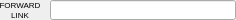
        <widget class="PyDMFrame" name="composite_4">
          <property name="geometry">
            <rect>
              <x>5</x>
              <y>418</y>
              <width>236</width>
              <height>20</height>
            </rect>
          </property>
          <property name="sizePolicy">
            <sizepolicy hsizetype="Ignored" vsizetype="Ignored">
              <horstretch>0</horstretch>
              <verstretch>0</verstretch>
            </sizepolicy>
          </property>
          <layout class="QGridLayout" name="gridLayout_5" columnstretch="40,10,186" rowstretch="10,10">
            <property name="leftMargin">
              <number>0</number>
            </property>
            <property name="topMargin">
              <number>0</number>
            </property>
            <property name="rightMargin">
              <number>0</number>
            </property>
            <property name="bottomMargin">
              <number>0</number>
            </property>
            <property name="horizontalSpacing">
              <number>0</number>
            </property>
            <property name="verticalSpacing">
              <number>0</number>
            </property>
            <item row="0" column="2" rowspan="2">
              <widget class="PyDMLineEdit" name="text_entry_18">
                <property name="geometry">
                  <rect>
                    <x>50</x>
                    <y>0</y>
                    <width>186</width>
                    <height>20</height>
                  </rect>
                </property>
                <property name="sizePolicy">
                  <sizepolicy hsizetype="Ignored" vsizetype="Ignored">
                    <horstretch>0</horstretch>
                    <verstretch>0</verstretch>
                  </sizepolicy>
                </property>
                <property name="channel" stdset="0">
                  <string>ca://${P}${C}.FLNK</string>
                </property>
                <property name="toolTip">
                  <string>${P}${C}.FLNK</string>
                </property>
                <property name="displayFormat" stdset="0">
                  <enum>PyDMLineEdit::String</enum>
                </property>
                <property name="font">
                  <font>
                    <pointsize>12</pointsize>
                  </font>
                </property>
                <property name="styleSheet">
                  <string notr="true">PyDMLineEdit#text_entry_18 {
  color: rgb(0, 0, 0);
  background-color: rgb(164, 170, 255);
  border: 1px solid black;
  margin: 0px;
  padding: 0px;
  spacing: 0px;
  }</string>
                </property>
              </widget>
            </item>
            <item row="0" column="0">
              <widget class="QLabel" name="text_21">
                <property name="geometry">
                  <rect>
                    <x>0</x>
                    <y>0</y>
                    <width>40</width>
                    <height>10</height>
                  </rect>
                </property>
                <property name="sizePolicy">
                  <sizepolicy hsizetype="Ignored" vsizetype="Ignored">
                    <horstretch>0</horstretch>
                    <verstretch>0</verstretch>
                  </sizepolicy>
                </property>
                <property name="text">
                  <string>FORWARD</string>
                </property>
                <property name="font">
                  <font>
                    <pointsize>6</pointsize>
                  </font>
                </property>
                <property name="brush" stdset="0">
                  <brush brushstyle="SolidPattern">
                    <color alpha="255">
                      <red>0</red>
                      <green>0</green>
                      <blue>0</blue>
                    </color>
                  </brush>
                </property>
                <property name="toolTip">
                  <string>text_21</string>
                </property>
                <property name="alignment">
                  <set>Qt::AlignCenter</set>
                </property>
                <property name="styleSheet">
                  <string notr="true">QLabel#text_21 {
  color: rgb(0, 0, 0);
  }</string>
                </property>
              </widget>
            </item>
            <item row="1" column="0">
              <widget class="QLabel" name="text_22">
                <property name="geometry">
                  <rect>
                    <x>0</x>
                    <y>10</y>
                    <width>40</width>
                    <height>10</height>
                  </rect>
                </property>
                <property name="sizePolicy">
                  <sizepolicy hsizetype="Ignored" vsizetype="Ignored">
                    <horstretch>0</horstretch>
                    <verstretch>0</verstretch>
                  </sizepolicy>
                </property>
                <property name="text">
                  <string>LINK</string>
                </property>
                <property name="font">
                  <font>
                    <pointsize>6</pointsize>
                  </font>
                </property>
                <property name="brush" stdset="0">
                  <brush brushstyle="SolidPattern">
                    <color alpha="255">
                      <red>0</red>
                      <green>0</green>
                      <blue>0</blue>
                    </color>
                  </brush>
                </property>
                <property name="toolTip">
                  <string>text_22</string>
                </property>
                <property name="alignment">
                  <set>Qt::AlignCenter</set>
                </property>
                <property name="styleSheet">
                  <string notr="true">QLabel#text_22 {
  color: rgb(0, 0, 0);
  }</string>
                </property>
              </widget>
            </item>
          </layout>
        </widget>
